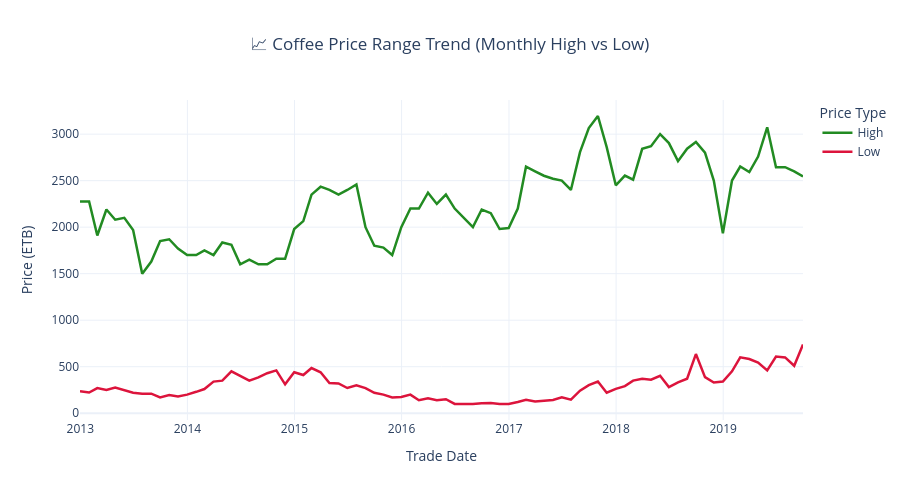

Notebook code cell kept with this figure:
### Markdown cell above
high vs low trade price

### Code cell
# 1. Convert 'Trade Date' to proper pandas datetime format (if not already done)
df['Trade Date'] = pd.to_datetime(df['Trade Date'])

# 2. Sort the data chronologically by date
df = df.sort_values("Trade Date")

# 3. Aggregate data by Month to prevent overplotting (91k rows -> clean trend)
# We take the max of 'High' and the min of 'Low' for each month to see the true market range
df_monthly_range = df.set_index('Trade Date').resample('M').agg({
    'High': 'max',
    'Low': 'min'
}).reset_index()

# 4. Melt the data into long format so Plotly Express can plot multiple lines automatically
df_melted = df_monthly_range.melt(
    id_vars=["Trade Date"], 
    value_vars=["High", "Low"],
    var_name="Price Type", 
    value_name="Price (ETB)"
)

# 5. Create the Multi-Line Chart
fig_high_low = px.line(
    df_melted,
    x="Trade Date",
    y="Price (ETB)",
    color="Price Type", # Creates two distinct lines automatically based on High vs Low
    title="Monthly High vs Low Price Trend",
    color_discrete_map={
        "High": "#228B22",  # Forest Green for High prices
        "Low": "#DC143C"    # Crimson Red for Low prices
    },
    labels={"Trade Date": "Trade Date", "Price (ETB)": "Price (ETB)"}
)

# 6. Improve the dashboard layout appearance
fig_high_low.update_layout(
    template="plotly_white",
    title={
        "text": "📈 Coffee Price Range Trend (Monthly High vs Low)",
        "x": 0.5,
        "xanchor": "center"
    },
    xaxis_title="Trade Date",
    yaxis_title="Price (ETB)",
    hovermode="x unified", # Shows both High and Low values together when hovering over a date
    height=500
)

# 7. Make the lines smoother and distinct
fig_high_low.update_traces(
    line=dict(width=2.5),
    mode="lines"
)

# 8. Display the chart in your Jupyter Notebook
fig_high_low.show()
